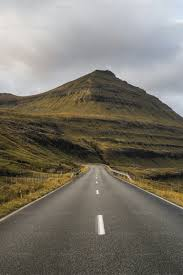
//> input picture data/3.jpeg, 183 x 275 px
$ ./main   (built with g++ and OpenCV 4)
//> lines starting //> are read from the running program, lines starting //| are printed output that depends on the picture; after the words box and inside, x2 and y2 are one past the last pixel; in counts of white or black regions, pixels touching at a corner belong together
### source/lane_detection.h
#include<opencv2/opencv.hpp>
#include<iostream>
void detectLane(cv::Mat frame);

### source/lane_detection.cpp
#include "lane_detection.h"
#include <opencv2/highgui.hpp>
void detectLane(cv::Mat frame) {
    using namespace cv;
    using namespace std;


    // Convert to grayscale
    Mat gray,resized_frame;
    cvtColor(frame, gray, COLOR_BGR2GRAY);

    // Apply Gaussian Blur
    Mat blur;
    GaussianBlur(gray, blur, Size(5, 5), 0);

    // Detect edges using Canny
    Mat edges;
    Canny(blur, edges, 50, 150);

    // Define region of interest (e.g., bottom part of the image)
    Mat mask = Mat::zeros(edges.size(), edges.type());
    Point points[4] = {
        Point(100, edges.rows),
        Point(edges.cols - 100, edges.rows),
        Point(edges.cols - 300, edges.rows / 2),
        Point(300, edges.rows / 2)
    };
    fillConvexPoly(mask, points, 4, Scalar(255));
    Mat maskedEdges;
    bitwise_and(edges, mask, maskedEdges);

    // Detect lines using Hough Transform
    vector<Vec4i> lines;
    HoughLinesP(maskedEdges, lines, 1, CV_PI / 180, 50, 50, 10);

    // Draw lines on the original frame
    for (size_t i = 0; i < lines.size(); i++) {
        Vec4i l = lines[i];
        line(frame, Point(l[0], l[1]), Point(l[2], l[3]), Scalar(0, 255, 0), 3, LINE_AA);
    }/*
    double scaleFactor = 0.5; // Resize to 50% of the original size
    cv::resize(frame, resized_frame, cv::Size(), scaleFactor, scaleFactor, cv::INTER_LINEAR);

    imshow("Lane Detection", frame);
    cv::waitKey();

    imshow("Lane Detection", resized_frame);

    cv::waitKey();

    */
    imshow("Lane Detection",frame);
}

### source/main.cpp
#include <opencv2/core/mat.hpp>
#include <opencv2/highgui.hpp>
#include <opencv2/opencv.hpp>
#include <iostream>
#include <opencv2/videoio.hpp>
#include "lane_detection.h"
void vidLaneDet();
int main() {
    cv::Mat image = cv::imread("./data/3.jpeg", cv::IMREAD_GRAYSCALE);
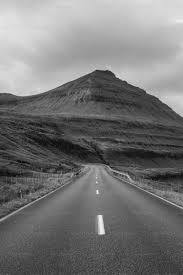
//> image: 275 rows x 183 cols, CV_8UC1; min 2, max 240, mean 117.3
    if (image.empty()) {
        std::cerr << "Error: Could not open or find the image." << std::endl;
        return -1;
    }

    // Apply Canny Edge Detection
    cv::Mat edges;
    cv::Canny(image, edges, 100, 100);
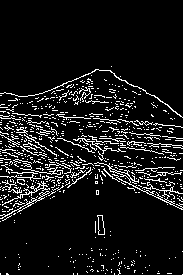
//> edges: 275 rows x 183 cols, CV_8UC1; 9.1% white in thin lines or dots, all inside (x1, y1, x2, y2) = (0, 66, 183, 275)

    // Display the edges
    cv::imshow("Image",image);
    cv::waitKey();
    cv::imshow("Edges", edges);
    cv::waitKey(0);

    // LANE DETECTION
    cv::Mat image2 = cv::imread("./data/5.jpg");
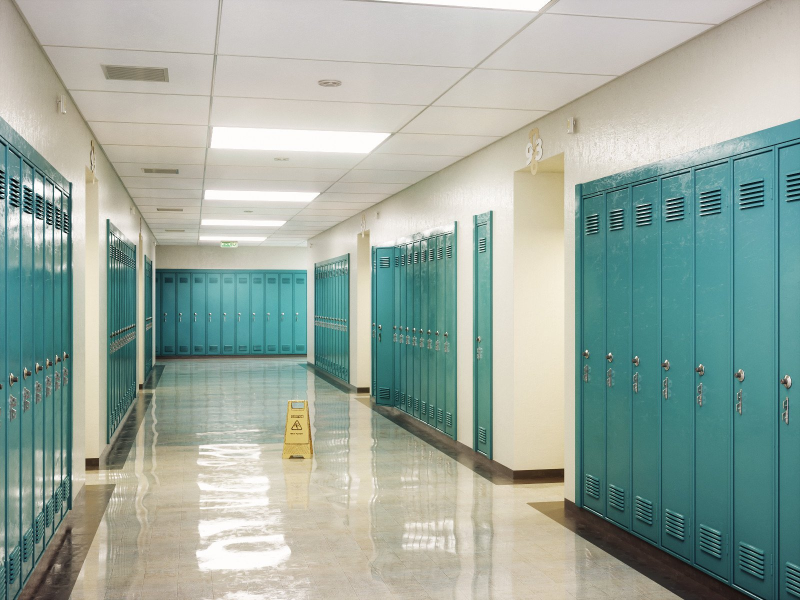
//> input picture data/5.jpg, 1600 x 1200 px (shown at 1/2 size)
//> image2 is the input picture: 1200 rows x 1600 cols, CV_8UC3; mean B, G, R 159.7, 169.8, 154.8

    detectLane(image2);
//> in detectLane, `cvtColor(frame, gray, COLOR_BGR2GRAY);`:
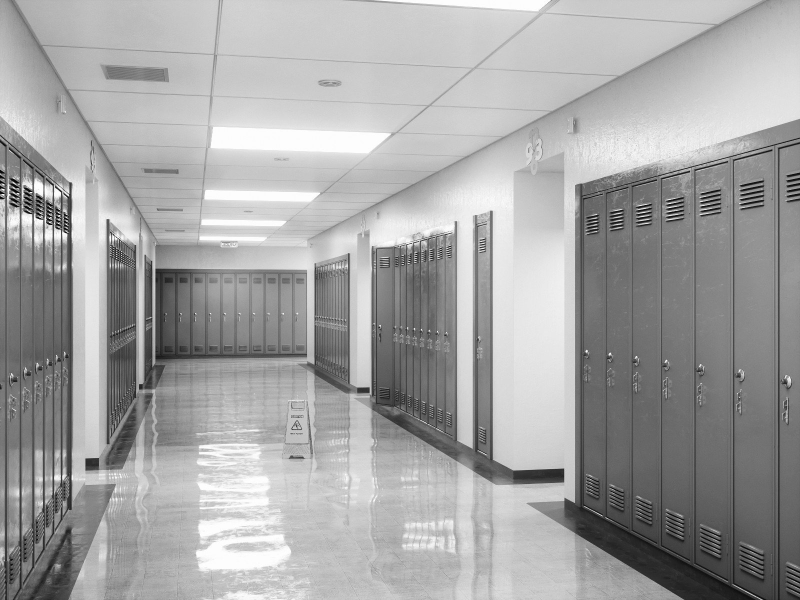
//> gray: 1200 rows x 1600 cols, CV_8UC1 (shown at 1/2 size); min 0, max 255, mean 164.1
//> in detectLane, `Canny(blur, edges, 50, 150);`: edges: 1200 rows x 1600 cols, CV_8UC1; 4.1% white in thin lines or dots
//> in detectLane, `fillConvexPoly(mask, points, 4, Scalar(255));`:
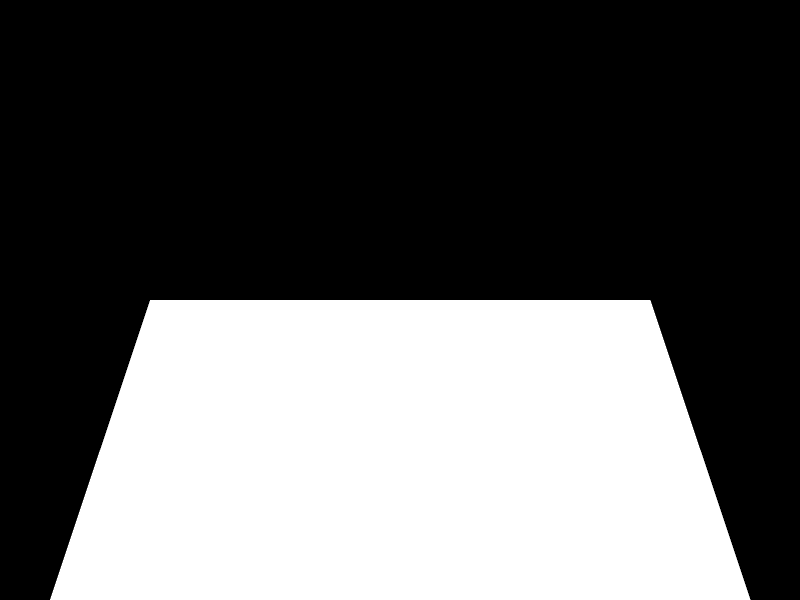
//> mask: 1200 rows x 1600 cols, CV_8UC1 (shown at 1/2 size); 37.5% white; 1 white region, box (x1, y1, x2, y2) and area: (100, 600, 1501, 1200) 720600
//> in detectLane, `bitwise_and(edges, mask, maskedEdges);`:
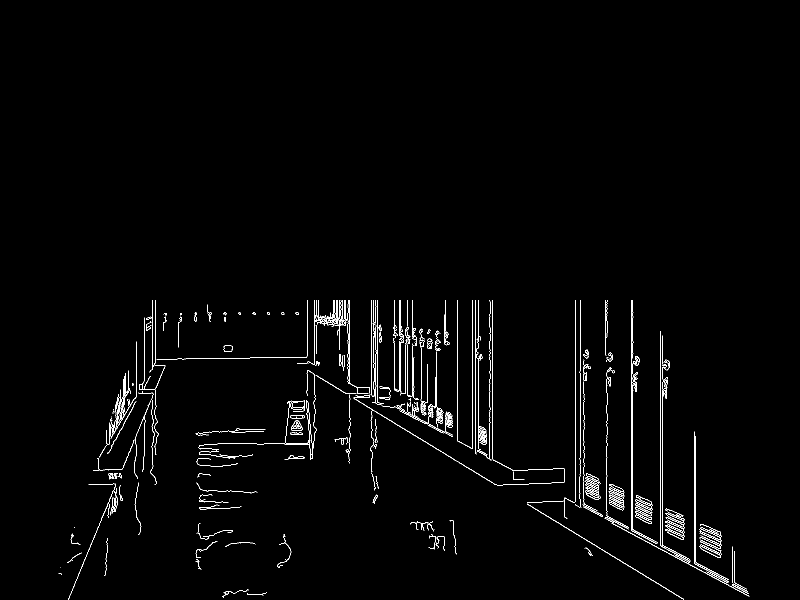
//> maskedEdges: 1200 rows x 1600 cols, CV_8UC1 (shown at 1/2 size); 1.4% white in thin lines or dots, all inside (x1, y1, x2, y2) = (117, 600, 1499, 1200)
//> in detectLane, `HoughLinesP(maskedEdges, lines, 1, CV_PI / 180, 50, 50, 10);`: lines = 127 lines (x1, y1, x2, y2), first 8: [1223, 1046, 1498, 1192], [1150, 1009, 1150, 600], [1321, 1091, 1321, 662], [1265, 1062, 1265, 600], [1324, 1099, 1324, 671], [950, 905, 950, 600], [1160, 952, 1160, 600], [1391, 1128, 1391, 872]
//> the loop in detectLane, `for (size_t i = 0; i < lines.size(); i++)` made 127 passes
//> l on passes 1 to 12: [1223, 1046, 1498, 1192], [1150, 1009, 1150, 600], [1321, 1091, 1321, 662], [1265, 1062, 1265, 600], [1324, 1099, 1324, 671], [950, 905, 950, 600], [1160, 952, 1160, 600], [1391, 1128, 1391, 872], [985, 918, 985, 600], [956, 903, 956, 600], [1213, 1038, 1213, 870], [945, 896, 945, 600]
//> after the loop in detectLane, `for (size_t i = 0; i < lines.size(); i++)`:
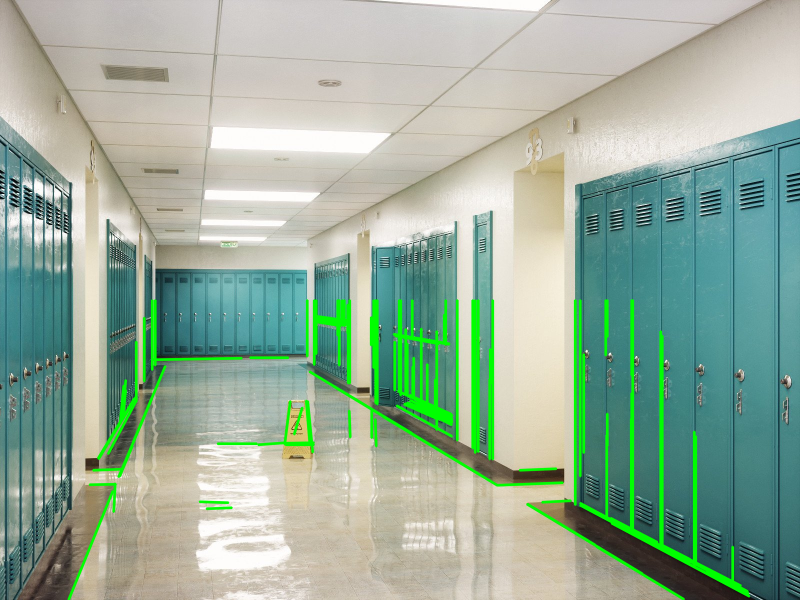
//> frame: 1200 rows x 1600 cols, CV_8UC3 (shown at 1/2 size); 4.44% of pixels changed, all inside (x1, y1, x2, y2) = (134, 598, 1502, 1200)
    vidLaneDet();

    return 0;
}
void vidLaneDet(){
    cv::VideoCapture cap("./data/6.mp4");
    cv::Mat frame;
    while(true){
        cap >> frame;
        if(frame.empty())
            break;
        detectLane(frame);
        if(cv::waitKey(30) >= 0)
            break;

    }
}
